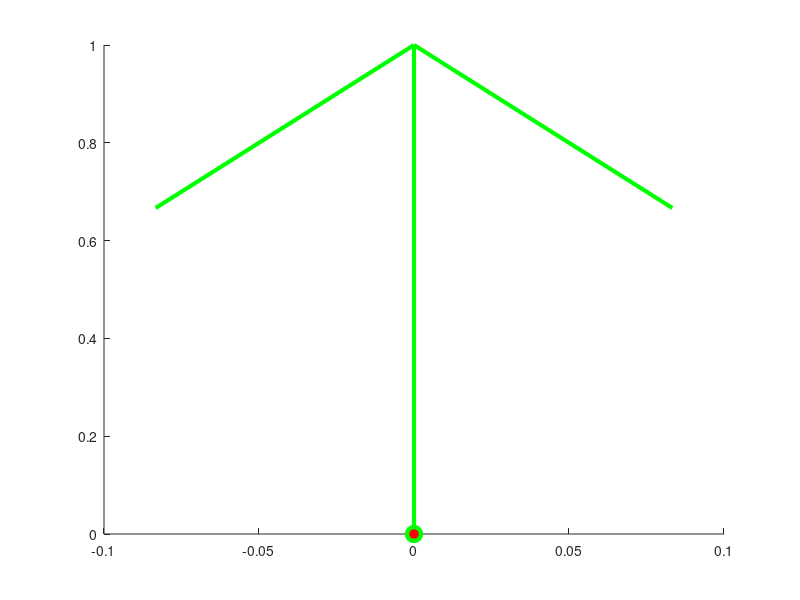

MATLAB code to generate this figure: (Note: this script raises an error after producing the figure.)
%% Code allows the creation of a 3 link serial manipulator with flexible linkages based on rotation and translation matrices

clc;clear all;clc
%% Start by creating main coordinate system with red marker
figure(1)
Ori_Coord_Planex=quiver3([0;0;0],[0;0;0],[0;0;0],[0;0;0],[1;0;0],[0;0;0],0,'Color','g','linewidth',3,'Marker','o','MarkerSize',10,'MarkerFaceColor', 'r','MarkerEdgeColor', 'r');
hold on
Ori_Coord_Planey=quiver3([0;0;0],[0;0;0],[0;0;0],[1;0;0],[0;0;0],[0;0;0],0,'Color','r','linewidth',3,'Marker','o','MarkerSize',10,'MarkerFaceColor', 'r','MarkerEdgeColor', 'r');
hold on
Ori_Coord_Planez=quiver3([0;0;0],[0;0;0],[0;0;0],[0;0;0],[0;0;0],[1;0;0],0,'Color','b','linewidth',3,'Marker','o','MarkerSize',10,'MarkerFaceColor', 'r','MarkerEdgeColor', 'r');
hold on
%% Plot mini coordinates ( This section of the code takes in the necessary inputs and then rotates them and translates them for final answer)
origin=eye(4);

Joint1=Rotate(origin,'z',pi/4);
joint1=Translate(Joint1,'x',1);
disp(joint1);
Plot(joint1);
hold on

Joint2=Rotate(joint1,'y',-pi/2);
joint2=Translate(Joint2,'y',1);
disp(joint2);
Plot(joint2);
hold on

Joint3=Rotate(joint2,'z',pi/6);
joint3=Translate(Joint3,'x',1);
disp(joint3);
Plot(joint3);
hold on
%% Make Linkages between points
Link1=line([origin(1,4);joint1(1,4)],[origin(2,4);joint1(2,4)],[origin(3,4);joint1(3,4)],'Color','k','linewidth',2);
hold on

Link2=line([joint1(1,4);joint2(1,4)],[joint1(2,4);joint2(2,4)],[joint1(3,4);joint2(3,4)],'Color','k','linewidth',2);
hold on

Link3=line([joint2(1,4);joint3(1,4)],[joint2(2,4);joint3(2,4)],[joint2(3,4);joint3(3,4)],'Color','k','linewidth',2);
hold off
%% Graphing necessities 
grid on
xlabel("x-axis")
ylabel("y-axis")
zlabel("z-axis")
xlim([-0.5 1]); 
ylim([0 2]);
zlim([0 1]);
% view(30,45)
v = [1 -2 3];
[caz,cel] = view(v);
